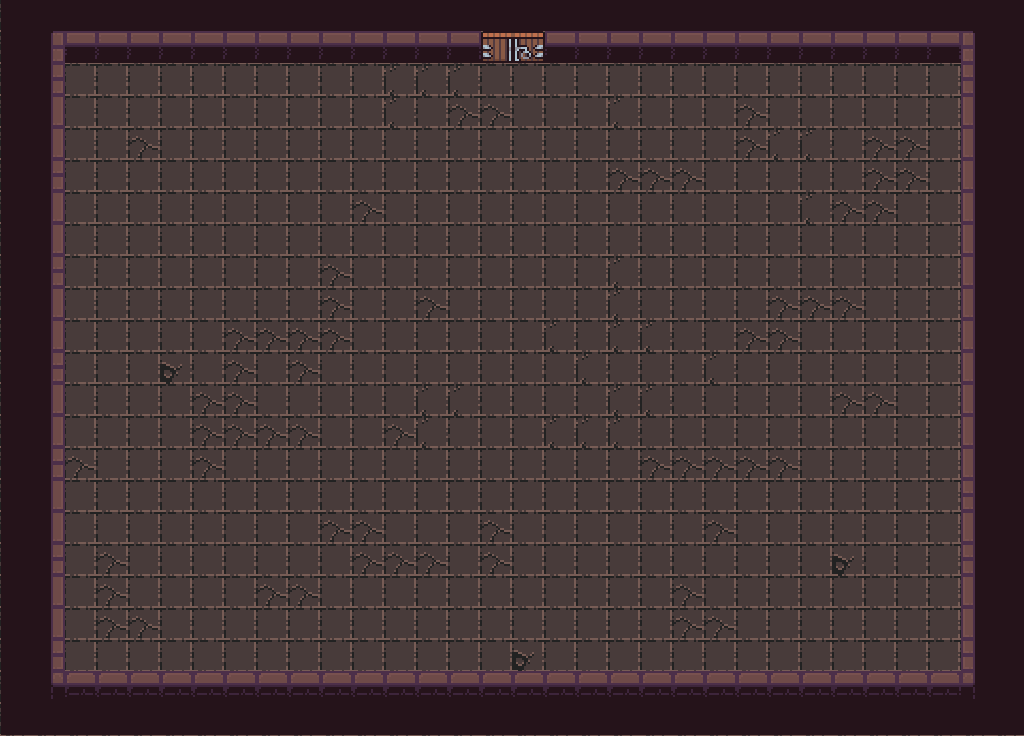

A 2D game scene composited from a Tiled map and its tileset images. What follows is a short description and the map's XML, with every tile layer's data as written:
An orthogonal 32x23 tile map with 32x32 px tiles, 2 tile layers (Floor, Walls), 2 tilesets and 10 objects.

<map version="1.10" tiledversion="1.10.2" orientation="orthogonal" renderorder="right-down" width="32" height="23" tilewidth="32" tileheight="32" infinite="0" nextlayerid="12" nextobjectid="40">
 <tileset firstgid="1" source="tiles/atlas_floor- 32x32.tsx" />
 <tileset firstgid="50" source="tiles/Dungeon_Tileset32x32.tsx" />
 <layer id="1" name="Floor" width="32" height="23">
  <data encoding="csv">
1,1,1,1,1,1,1,1,1,1,1,1,1,1,1,1,1,1,1,1,1,1,1,1,1,1,1,1,1,1,1,1,
1,1,2,1,1,2,1,1,1,1,1,1,1,1,1,1,1,1,1,1,1,1,1,1,1,1,1,1,1,1,1,1,
1,1,1,1,1,1,1,1,1,1,1,1,9,9,9,1,1,1,1,1,1,1,1,1,1,1,1,1,1,1,1,1,
1,1,1,1,1,1,1,1,1,1,1,1,9,1,2,2,1,1,1,9,1,1,1,2,1,1,1,1,1,1,1,1,
1,1,1,1,2,1,1,1,1,1,1,1,1,1,1,1,1,1,1,1,1,1,1,2,9,9,1,2,2,1,1,1,
1,1,1,1,1,1,1,1,1,1,1,1,1,1,1,1,1,1,1,2,2,2,1,1,1,1,1,2,2,1,1,1,
1,1,1,1,1,1,1,1,1,1,1,2,1,1,1,1,1,1,1,1,1,1,1,1,1,9,2,2,1,1,1,1,
1,1,1,1,1,1,1,1,1,1,1,1,1,1,1,1,1,1,1,1,1,1,1,1,1,1,1,1,1,1,1,1,
1,1,1,1,1,1,1,1,1,1,2,1,1,1,1,1,1,1,1,9,1,1,1,1,1,1,1,1,1,1,1,1,
1,1,1,1,1,1,1,1,1,1,2,1,1,2,1,1,1,1,1,9,1,1,1,1,2,2,2,1,1,1,1,1,
1,1,1,1,1,1,1,2,2,2,2,1,1,1,1,1,1,9,1,9,9,1,1,2,2,1,1,1,1,1,1,1,
1,1,1,1,1,8,1,2,1,2,1,1,1,1,1,1,1,1,9,1,1,1,9,1,1,1,1,1,1,1,1,1,
1,1,1,1,1,1,2,2,1,1,1,1,1,9,9,1,1,1,1,9,9,1,1,1,1,1,2,2,1,1,1,1,
1,1,1,1,1,1,2,2,2,2,1,1,2,9,1,1,1,9,9,9,1,1,1,1,1,1,1,1,1,1,1,1,
1,1,2,1,1,1,2,1,1,1,1,1,1,1,1,1,1,1,1,1,2,2,2,2,2,1,1,1,1,1,1,1,
1,1,1,1,1,1,1,1,1,1,1,1,1,1,1,1,1,1,1,1,1,1,1,1,1,1,1,1,1,1,1,1,
1,1,1,1,1,1,1,1,1,1,2,2,1,1,1,2,1,1,1,1,1,1,2,1,1,1,1,1,1,1,1,1,
1,1,1,2,1,1,1,1,1,1,1,2,2,2,1,2,1,1,1,1,1,1,1,1,1,1,8,1,1,1,1,1,
1,1,1,2,1,1,1,1,2,2,1,1,1,1,1,1,1,1,1,1,1,2,1,1,1,1,1,1,1,1,1,1,
1,1,1,2,2,1,1,1,1,1,1,1,1,1,1,1,1,1,1,1,1,2,2,1,1,1,1,1,1,1,1,1,
1,1,1,1,1,1,1,1,1,1,1,1,1,1,1,1,8,1,1,1,1,1,1,1,1,1,1,1,1,1,1,1,
1,1,2,2,2,1,1,1,1,2,2,2,2,1,1,1,1,1,1,1,1,1,1,1,1,1,1,1,1,1,1,1,
1,1,1,1,1,1,1,1,1,1,1,1,1,1,1,1,1,1,1,1,1,1,1,1,1,1,1,1,1,1,1,1
</data>
 </layer>
 <layer id="2" name="Walls" width="32" height="23" offsetx="1.33333" offsety="-1.33333">
  <data encoding="csv">
128,128,128,128,128,128,128,128,128,128,128,128,128,128,128,128,128,128,128,128,128,128,128,128,128,128,128,128,128,128,128,128,
128,50,101,101,101,101,101,101,101,101,101,101,101,101,101,86,87,101,101,101,101,101,101,101,101,101,101,101,101,101,55,128,
128,70,0,0,0,0,0,0,0,0,0,0,0,0,0,0,0,0,0,0,0,0,0,0,0,0,0,0,0,0,75,128,
128,80,0,0,0,0,0,0,0,0,0,0,0,0,0,0,0,0,0,0,0,0,0,0,0,0,0,0,0,0,85,128,
128,60,0,0,0,0,0,0,0,0,0,0,0,0,0,0,0,0,0,0,0,0,0,0,0,0,0,0,0,0,85,128,
128,70,0,0,0,0,0,0,0,0,0,0,0,0,0,0,0,0,0,0,0,0,0,0,0,0,0,0,0,0,85,128,
128,80,0,0,0,0,0,0,0,0,0,0,0,0,0,0,0,0,0,0,0,0,0,0,0,0,0,0,0,0,85,128,
128,60,0,0,0,0,0,0,0,0,0,0,0,0,0,0,0,0,0,0,0,0,0,0,0,0,0,0,0,0,85,128,
128,70,0,0,0,0,0,0,0,0,0,0,0,0,0,0,0,0,0,0,0,0,0,0,0,0,0,0,0,0,85,128,
128,80,0,0,0,0,0,0,0,0,0,0,0,0,0,0,0,0,0,0,0,0,0,0,0,0,0,0,0,0,85,128,
128,60,0,0,0,0,0,0,0,0,0,0,0,0,0,0,0,0,0,0,0,0,0,0,0,0,0,0,0,0,85,128,
128,70,0,0,0,0,0,0,0,0,0,0,0,0,0,0,0,0,0,0,0,0,0,0,0,0,0,0,0,0,85,128,
128,80,0,0,0,0,0,0,0,0,0,0,0,0,0,0,0,0,0,0,0,0,0,0,0,0,0,0,0,0,85,128,
128,60,0,0,0,0,0,0,0,0,0,0,0,0,0,0,0,0,0,0,0,0,0,0,0,0,0,0,0,0,85,128,
128,70,0,0,0,0,0,0,0,0,0,0,0,0,0,0,0,0,0,0,0,0,0,0,0,0,0,0,0,0,85,128,
128,80,0,0,0,0,0,0,0,0,0,0,0,0,0,0,0,0,0,0,0,0,0,0,0,0,0,0,0,0,75,128,
128,60,0,0,0,0,0,0,0,0,0,0,0,0,0,0,0,0,0,0,0,0,0,0,0,0,0,0,0,0,85,128,
128,70,0,0,0,0,0,0,0,0,0,0,0,0,0,0,0,0,0,0,0,0,0,0,0,0,0,0,0,0,75,128,
128,80,0,0,0,0,0,0,0,0,0,0,0,0,0,0,0,0,0,0,0,0,0,0,0,0,0,0,0,0,85,128,
128,60,0,0,0,0,0,0,0,0,0,0,0,0,0,0,0,0,0,0,0,0,0,0,0,0,0,0,0,0,65,128,
128,70,0,0,0,0,0,0,0,0,0,0,0,0,0,0,0,0,0,0,0,0,0,0,0,0,0,0,0,0,75,128,
128,90,91,91,91,91,91,91,91,91,91,91,91,91,91,91,91,91,91,91,91,91,91,91,91,91,91,91,91,91,95,128,
128,128,128,128,128,128,128,128,128,128,128,128,128,128,128,128,128,128,128,128,128,128,128,128,128,128,128,128,128,128,128,128
</data>
 </layer>
 <objectgroup id="3" name="Doors">
  <object id="1" x="481.666" y="32.6667" width="61.625" height="32" />
  <object id="33" x="481.975" y="687.864" width="61.625" height="32" />
 </objectgroup>
 <objectgroup id="9" name="Collision">
  <object id="18" x="32" y="32" width="449.25" height="32" />
  <object id="19" x="544.625" y="32.75" width="449.25" height="32" />
  <object id="20" x="960.5" y="64.75" width="32" height="607.188" />
  <object id="21" x="32" y="64.156" width="32" height="607.188" />
  <object id="31" x="32.0623" y="672.625" width="449.25" height="32" />
  <object id="32" x="544.688" y="673.375" width="449.25" height="32" />
  <object id="38" x="481.75" y="31.4773" width="61.625" height="27.0625" />
  <object id="39" x="481.688" y="673" width="61.625" height="32" />
 </objectgroup>
</map>
